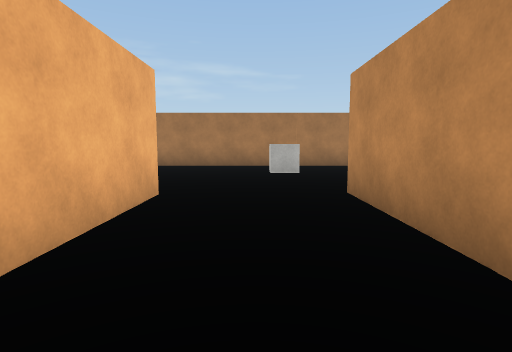
View 1 (above)

13 first-person views from a walk through a 3-D level made in the Unity game engine. The camera is 1.5 m above the floor, tilts 6° down and sees 80° across. The floor is counted in squares, 2 m on a side. Each view is taken from the middle of a square. On the plan, view 1 faces up. The plan holds only what a view shows up to about 10 squares ahead; the rest is blank. The place goes on beyond the plan. Surface patterns are stand-ins for the level's own textures.

View 2
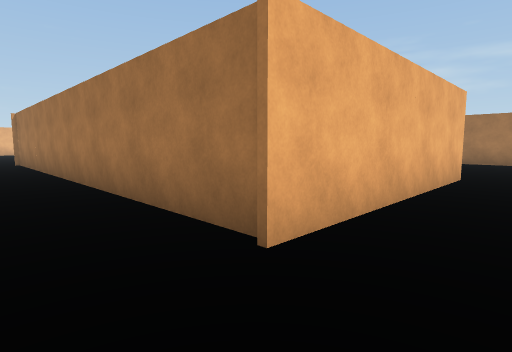

View 3
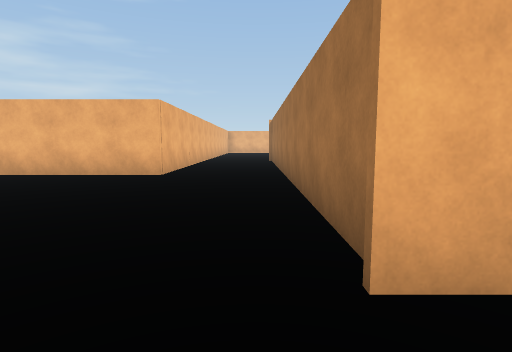

View 4
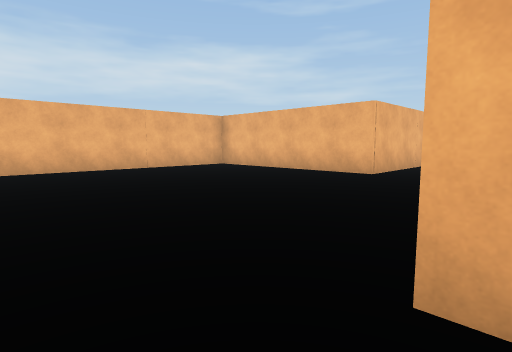

View 5
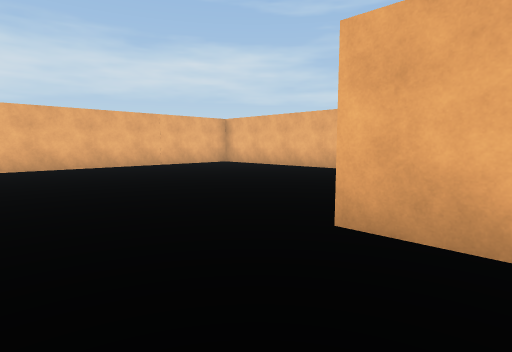

View 6
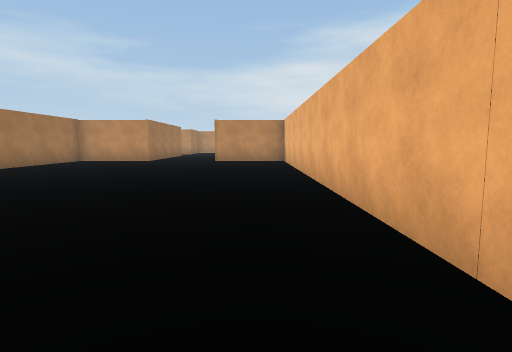

View 7
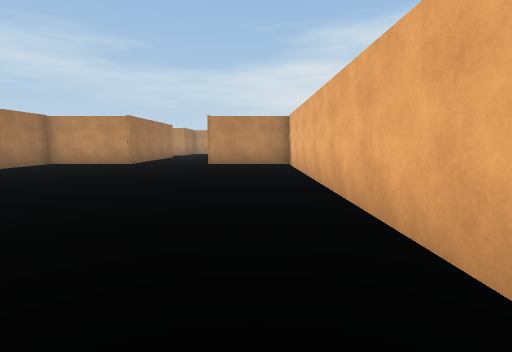

View 8
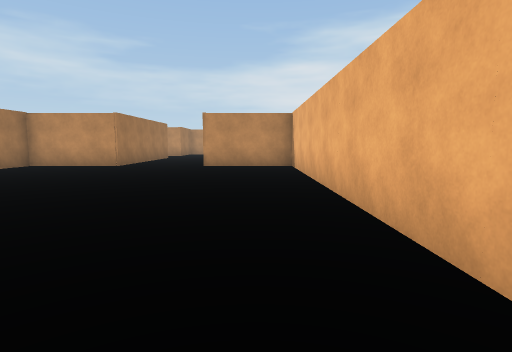

View 9
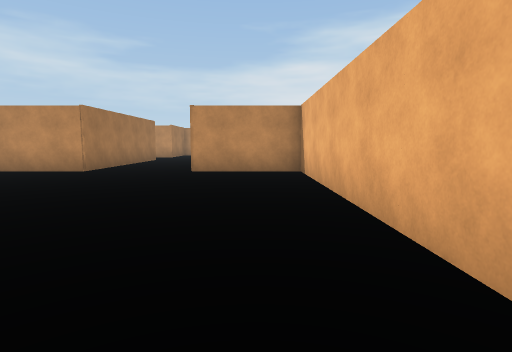

View 10
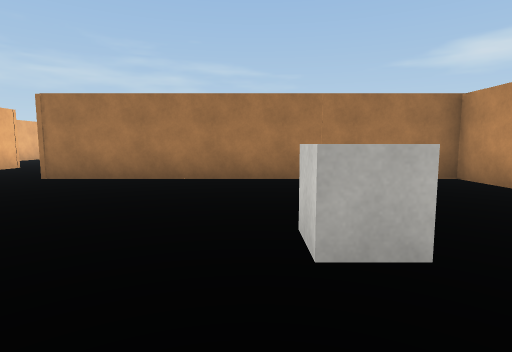

View 11
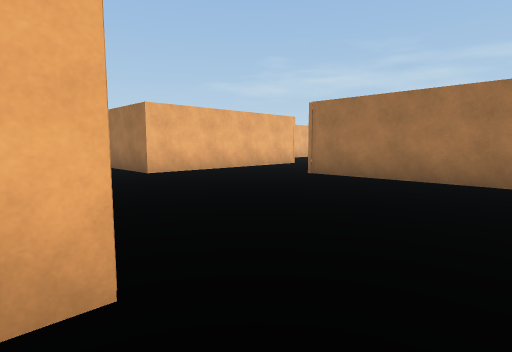

View 12
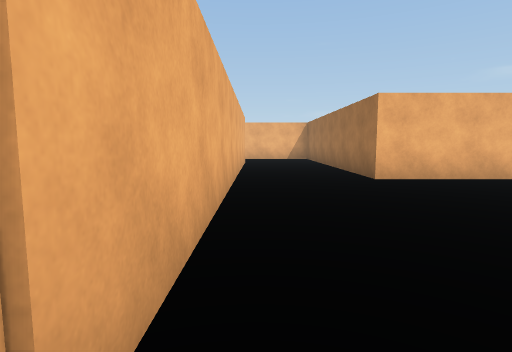

View 13
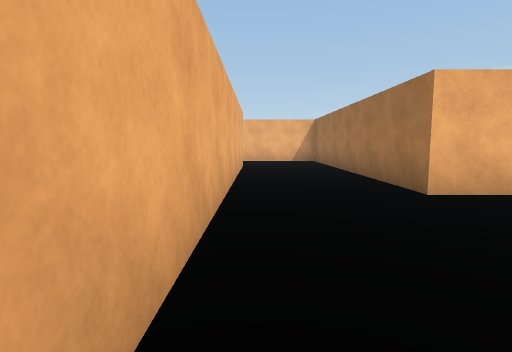

### Floor plan
Points are (right, up) in squares from view 1. A wall is a line through its corners. A room is listed if a view was taken in it or the views show most of it. See-through windows are left out.
Room 1 (views 1, 2, 3, 4, 5, 6, 7, 8, 9, 10, 11)
walls: (7.1, -1.3) (3.1, -1.3); (9.1, -4.3) (7.4, -4.3) (7.4, -1.9); (1.4, 1.6) (1.4, 4.7); (-5, -10.2) (7.4, -10.2) (7.4, -7.1); (-1.5, 4.6) (-1.5, -1.3) (-12.5, -1.3); (-11, -4.3) (-7.4, -4.3) (-7.4, -8.3)
ways out: opening at (0, 5) to room 2
Room 2 (views 12, 13)
walls: (4.3, 9.1) (4.3, 10.5) (-4.6, 10.5); (-7.4, 13.7) (-7.4, 12.9); (-7.4, 10.7) (-7.4, 7.6) (-13, 7.6); (-12.9, 4.6) (-1.5, 4.6)
ways out: opening at (0, 5) to room 1
objects: cube (0, 5)

Where each view was taken, in squares from view 1:
view 1: 0 up, 0 right, facing up
view 2: 3 down, 0 right, facing up-left
view 3: 2 down, 0 right, facing left
view 4: 1 down, 0 right, facing down-left
view 5: 0 up, 1 right, facing down-left
view 6: 9 down, 6 left, facing right
view 7: 9 down, 4 left, facing right
view 8: 9 down, 3 left, facing right
view 9: 9 down, 1 left, facing right
view 10: 4 up, 0 right, facing up
view 11: 4 up, 0 right, facing up-left
view 12: 5 up, 1 left, facing left
view 13: 5 up, 3 left, facing left
